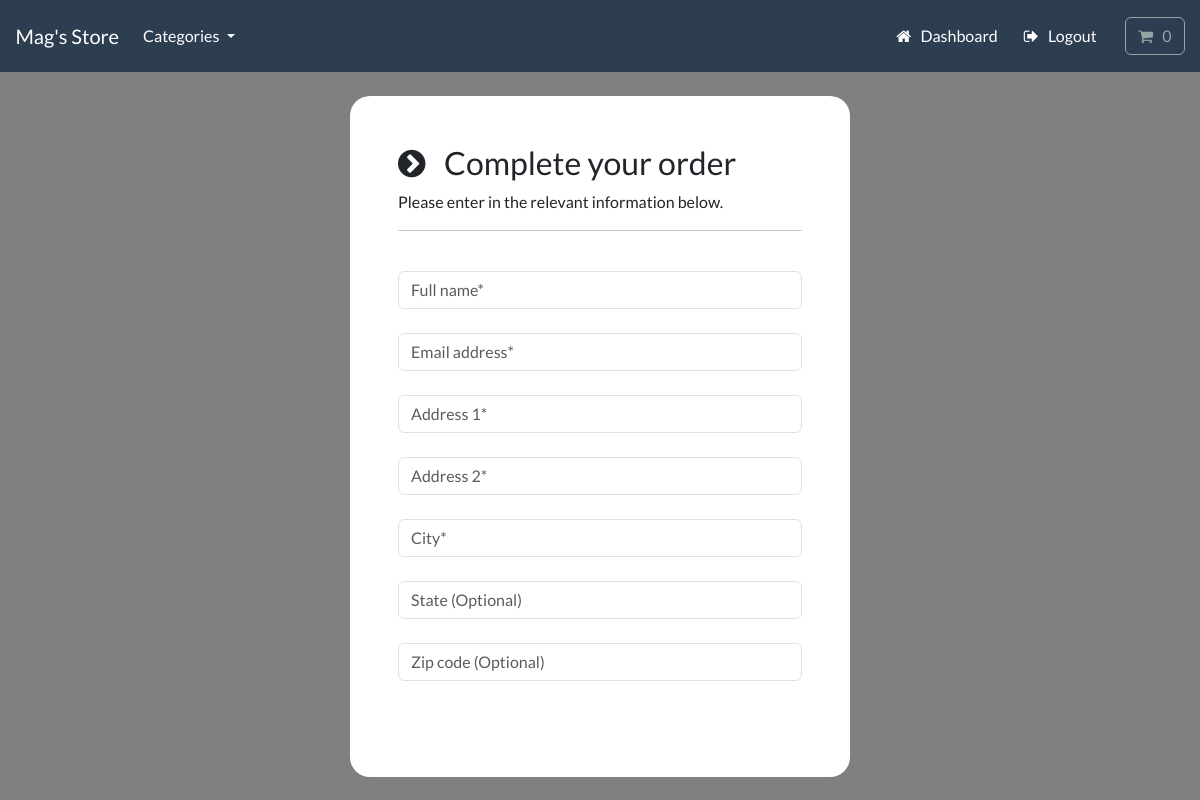
Page /payment/checkout (signed in) on the earlier database version.
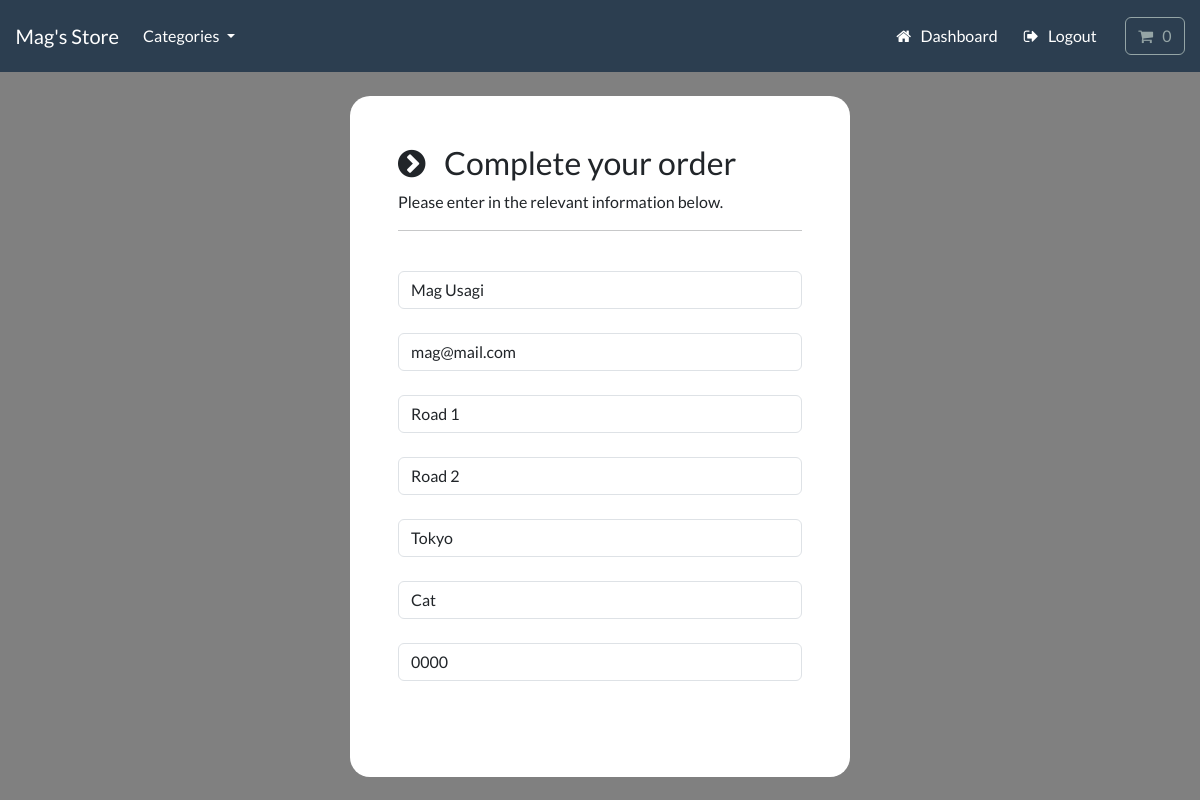
Same page on the later database version.
### payment/models.py (models this page shows, shortened)
class ShippingAddress(models.Model):
    full_name = models.CharField(max_length=300)
    email = models.EmailField(max_length=255)
    address1 = models.CharField(max_length=300)
    address2 = models.CharField(max_length=300)
    city = models.CharField(max_length=255)
    state = models.CharField(max_length=255, null=True, blank=True)
    zipcode = models.CharField(max_length=255, null=True, blank=True)
    user = models.ForeignKey(User, on_delete=models.CASCADE, null=True, blank=True)
    class Meta:
        verbose_name_plural = 'Shipping Address'

### payment/views.py (the view)
# urls.py: path('checkout', views.checkout, name='checkout'),
def checkout(request):
    if request.user.is_authenticated:
        try:
            shipping_address =  ShippingAddress.objects.get(user=request.user.id)
            context = {'shipping': shipping_address}
            return render(request, 'payment/checkout.html', context=context)
        except:
            return render(request, 'payment/checkout.html')
    else:
        return render(request, 'payment/checkout.html')

### cart/cart.py (called while the page is built)
    def __len__(self):
        return sum(item['qty'] for item in self.cart.values())

    def get_total(self):
        return sum(Decimal(item['price']) * item['qty'] for item in self.cart.values())

### cart/context_processors.py (called while the page is built)
def cart(request):
    return {'cart': Cart(request)}

### store/models.py (called while the page is built)
    def get_absolute_url(self):
        return reverse('list-category', args=[self.slug])

### store/views.py (called while the page is built)
def categories(request):
    all_categories = Category.objects.all()
    return {'all_categories': all_categories}

### payment/templates/payment/checkout.html (shortened to what this page needs)
{% include "store/base.html" %}
{% load static %}
{% block content %}
    <body>
        <br>
        <div class="container bg-white shadow-md p-5" style="width:500px; border-radius:20px;">
            <form id="form" onsubmit="event.preventDefault();">
                <div>
                    <h3> <i class="fa fa-chevron-circle-right" aria-hidden="true"></i> &nbsp; Complete your order </h3>
                    <p> Please enter in the relevant information below. </p>
                    <hr>
                    <br>
                    <div class="form-field">
                        <input class="form-control validate" id="name" type="text" placeholder="Full name*" autocomplete="off" value="{{ shipping.full_name }}" required>
                    </div>
                    <br>
                    <div class="form-field">
                        <input class="form-control validate" id="email" type="email" placeholder="Email address*" autocomplete="off" value="{{ shipping.email }}" required>
                    </div>
                    <br>
                    <div class="form-field">
                        <input class="form-control validate" id="address1" type="text" placeholder="Address 1*" autocomplete="off" value="{{ shipping.address1 }}" required>
                    </div>
                    <br>
                    <div class="form-field">
                        <input class="form-control validate" id="address2" type="text" placeholder="Address 2*" autocomplete="off" value="{{ shipping.address2 }}" required>
                    </div>
                    <br>
                    <div class="form-field">
                        <input class="form-control validate" id="city" type="text" placeholder="City*" autocomplete="off" value="{{ shipping.city }}" required>
                    </div>
                    <br>
                    <div class="form-field">
                        <input class="form-control" id="state" type="text" placeholder="State (Optional)" autocomplete="off" value="{{ shipping.state }}">
                    </div>
                    <br>
                    <div class="form-field">
                        <input class="form-control" id="zipcode" type="text" placeholder="Zip code (Optional)" autocomplete="off" value="{{ shipping.zipcode }}">
                    </div>
                </div>
                <br>
                <br>
            </form>
        </div>
        <br>
    </body>
{% endblock %}

Differences in the rows shown:
added ShippingAddress: full_name "Mag Usagi", email "mag@mail.com", address1 "Road 1", address2 "Road 2", city "Tokyo", state "Cat", zipcode "0000"
